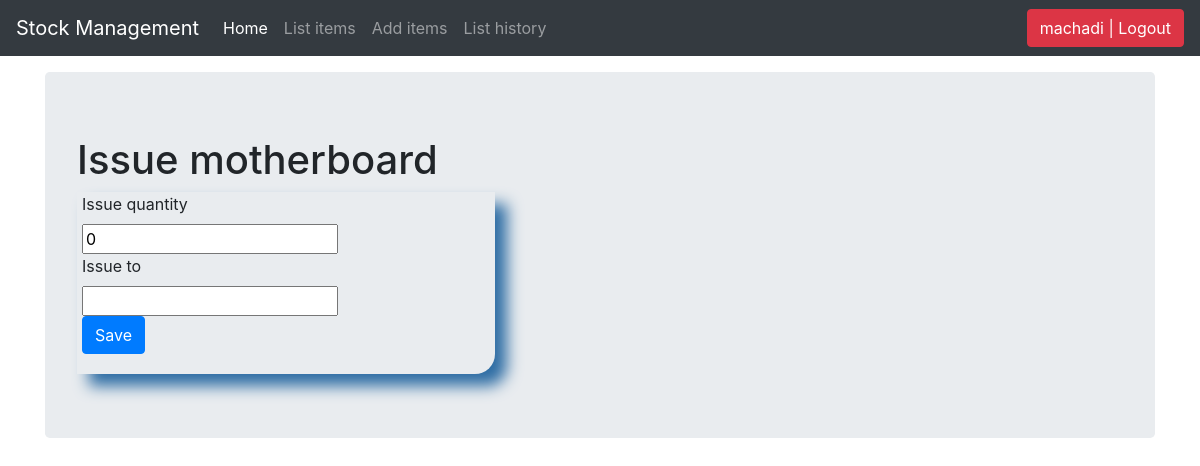
Page /issue_items/2/ (signed in) on the earlier database version.
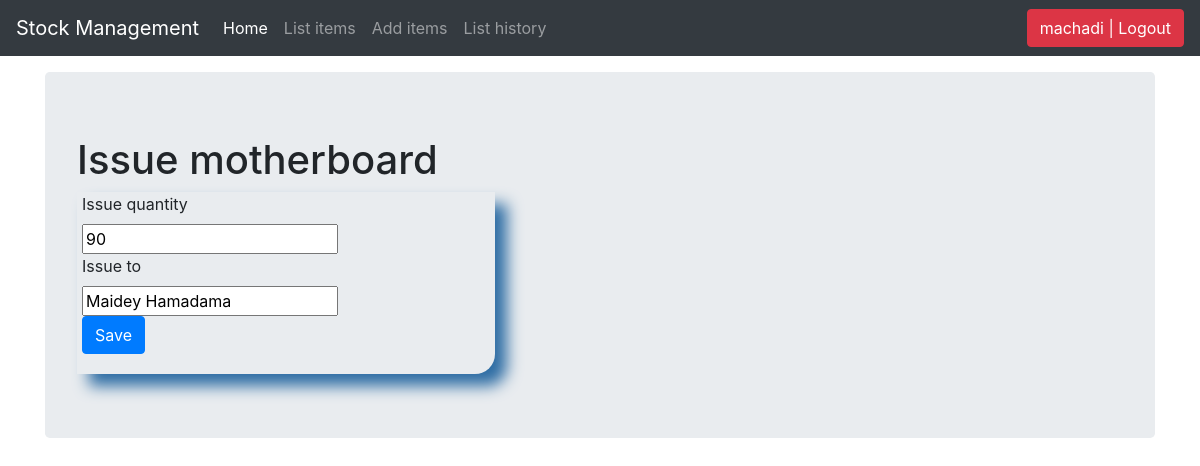
Same page on the later database version.
### store/models.py (models this page shows, shortened)
class Stock(models.Model):
    category = models.ForeignKey(Category, on_delete=models.CASCADE, blank=True, null=True)
    item_name = models.CharField(max_length=50, blank=True, null=True)
    quantity = models.IntegerField(default='0', blank=True, null=True)
    receive_quantity = models.IntegerField(default='0', blank=True, null=True)
    receive_by = models.CharField(max_length=50, blank=True, null=True)
    issue_quantity = models.IntegerField(default='0', blank=True, null=True)
    issue_by = models.CharField(max_length=50, blank=True, null=True)
    issue_to = models.CharField(max_length=50, blank=True, null=True)
    phone_number = models.CharField(max_length=9, blank=True, null=True)
    created_by = models.CharField(max_length=50, blank=True, null=True)
    reorder_level = models.IntegerField(default='0', blank=True, null=True)
    date_created = models.DateTimeField(auto_now_add = True, auto_now=False)
    last_updated = models.DateTimeField(auto_now_add=False, auto_now=True)

### store/views.py (the view, shortened to what this page needs)
# urls.py: path('issue_items/<str:pk>/', views.issue_items, name='issue_items'),
@login_required
def issue_items(request, pk):
    queryset = Stock.objects.get(id=pk)
    form = IssueForm(request.POST or None, instance=queryset)
    context = {
        "title" : 'Issue ' + str(queryset.item_name),
        "queryset" : queryset,
        "form" : form,
        "username" : 'Issue By ' + str(request.user),
    }
    return render(request, "store/add_items.html", context)

### store/forms.py
class IssueForm(forms.ModelForm):
    class Meta:
        model = Stock
        fields = ['issue_quantity', 'issue_to']

### store/templates/store/add_items.html (shortened to what this page needs)
{% load static %}
{% load crispy_forms_tags %}
<!DOCTYPE html>
<html lang="en">
<head>
    <link rel="stylesheet" href="{% static 'css/stylesheet.css' %}">
    <link rel="stylesheet" href="{% static 'css/bootstrap.min.css' %}">
    <link rel="stylesheet" href="{% static 'css/navbar-top-fixed.css' %}">
</head>
<body>
    {% include 'store/navbar.html' %}
    <main role="main" class="container">
        <div class="jumbotron">
            <h1>{{title}}</h1>
            <div class="row">
                <div class="col-sm-5">
                    <div class="display_table">
                        <form action="" method="post">
                            {{form|crispy}}
                            <input class="btn btn-primary" type="submit" value="Save"/>
                        </form>
                    </div>
                </div>
            </div>
        </div>
    </main>
</body>
</html>

Differences in the rows shown:
changed Stock: issue_quantity "0" → "90"; issue_to (not shown) → "Maidey Hamadama"
